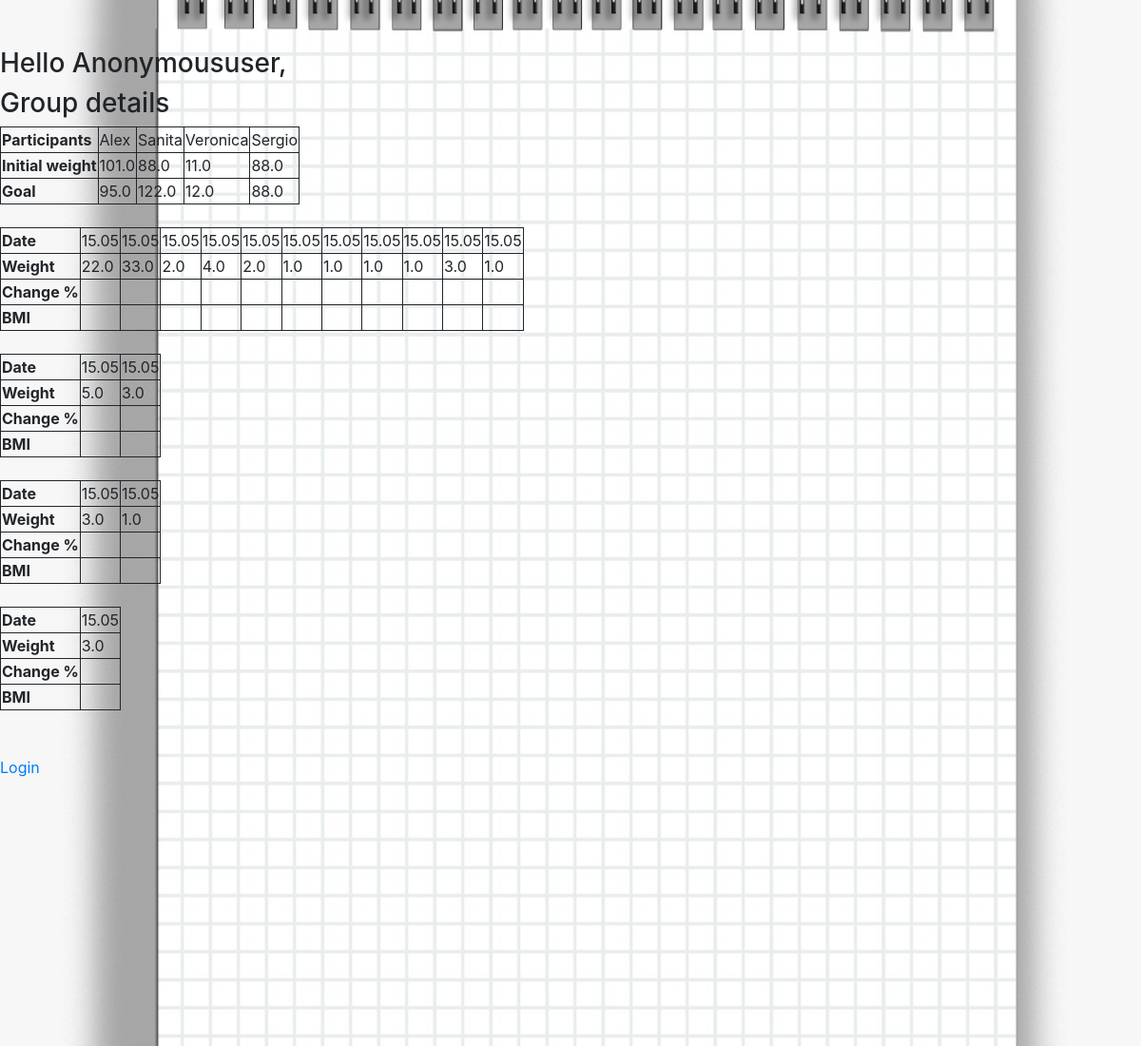
The app's page /, older data.
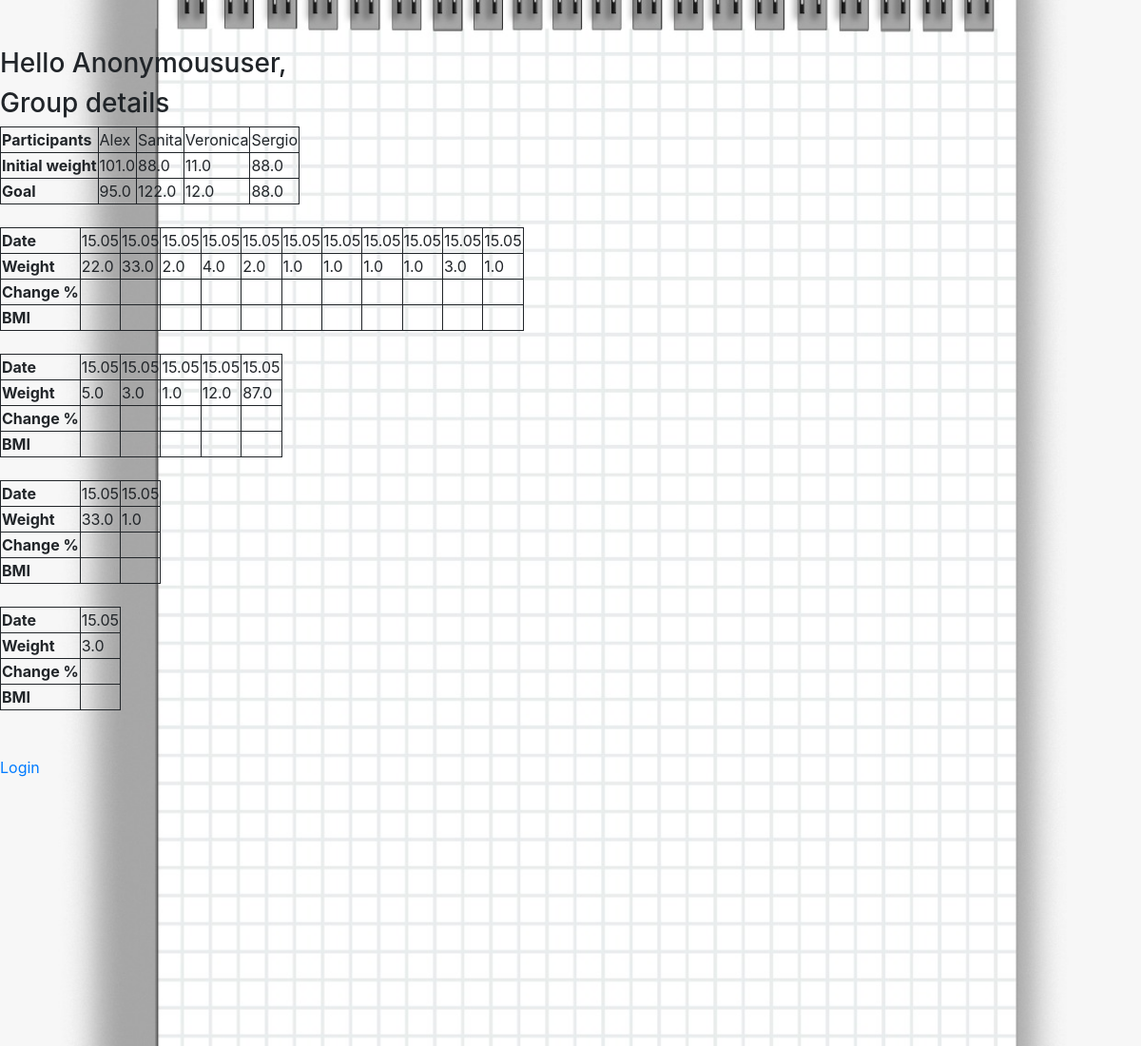
The same page, newer data.
### ffwc_app/models.py (models this page shows, shortened)
class User_Data(models.Model):
    user = models.ForeignKey(
                    User, on_delete=models.CASCADE, null=True, blank=True)
    name = models.CharField(max_length=20)
    weight = models.FloatField()
    goal_weight = models.FloatField()
    height = models.FloatField()
    created = models.DateTimeField(auto_now_add=True)
    class Meta:
        ordering = ['created']

class Weight_Update(models.Model):
    user = models.ForeignKey(User_Data, on_delete=models.CASCADE,
                                                    null=True, blank=True)
    weight_update = models.FloatField(default=0)
    created = models.DateTimeField(auto_now_add=True)
    class Meta:
        ordering = ['created']

### ffwc_app/views.py (the view)
# urls.py: path('', Group.as_view(), name='group'),
class Group(ListView):
    model = User_Data
    context_object_name = 'user_data'
    template_name = 'ffwc_app/group.html'
    def get_context_data(self, **kwargs):
        context = super().get_context_data(**kwargs)
        context['weight_update'] = Weight_Update.objects.all().order_by('user')
        "Gets and sorts Dates and Weighs from Weight_Update."
        user_id_list = []
        weight_progress = []
        for q in context.get('weight_update'):
            if q.user.id not in user_id_list:
                user_id_list.append(q.user.id)
        weight_update_values = Weight_Update.objects.all().order_by('user').values()
        for id in user_id_list:
            weight_id_data = weight_update_values.filter(user=id)
            weight_progress.append(weight_id_data)
        "Data proccess for plots and other"
        group_weight = 0
        group_goal_weight = 0
        for user in User_Data.objects.all().order_by('user').values():
            user_name = user.get('name')
            user_weight = user.get('weight')
            user_goal_weight = user.get('goal_weight')
            user_height = user.get('height')
            group_weight += user_weight
            group_goal_weight += user_goal_weight
            print(user_name, user_weight, user_goal_weight, user_height)
        group_to_lose = group_goal_weight - group_weight
        print(group_weight, group_goal_weight, group_to_lose)
        from itertools import chain
        context['weight_progress'] = weight_progress
        return context

### ffwc_app/templates/ffwc_app/group.html (shortened to what this page needs)
{% extends 'ffwc_app/base.html' %}
{% block content %}
  <div class="header-bar">
    <div>
      <h3>Hello {{ request.user|title }},</h3>
    </div>
    <h3>Group details</h3>
    <table>
      <tr>
      <th>Participants</th>
      {% for data in user_data %}
        <td>{{ data.name }}</td>
      {% endfor %}
      </tr>
      <tr>
      <th>Initial weight</th>
      {% for data in user_data %}
      <td>{{ data.weight }}</td>
      {% endfor %}
      </tr>
      <tr>
      <th>Goal</th>
      {% for data in user_data %}
      <td>{{ data.goal_weight }}</td>
      {% endfor %}
      </tr>
    </table>
    <br>
    {% for user in weight_progress %}
      <table>
        <tr>
          <th>Date</th>
          {% for record in user %}
            <td>{{ record.created|date:"d.m" }}</td>
          {% endfor %}
        </tr>
        <tr>
          <th>Weight</th>
          {% for record in user %}
                <td>{{ record.weight_update }}</td>
          {% endfor %}
        </tr>
        <tr>
          <th>Change %</th>
          {% for record in user %}
                <td>{{ record.change }}</td>
          {% endfor %}
        </tr>
        <tr>
          <th>BMI</th>
          {% for record in user %}
                <td>{{ record.bmi }}</td>
          {% endfor %}
        </tr>
      </table>
    <br>
    {% endfor %}
    <br>
    {% if request.user.is_authenticated %}
      <a href="{% url 'account' %}">Account</a>
      <a href="{% url 'logout' %}">Logout</a>
    {% else %}
      <a href="{% url 'login' %}">Login</a>
    {% endif %}
  </div>
{% endblock %}

Row changes from the older to the newer data that the page shows:
added Weight_Update: created "15.05", weight_update "1.0"
added Weight_Update: created "15.05", weight_update "12.0"
added Weight_Update: created "15.05", weight_update "87.0"
changed Weight_Update (number 17 of 19 on the later page): weight_update "3.0" → "33.0"
